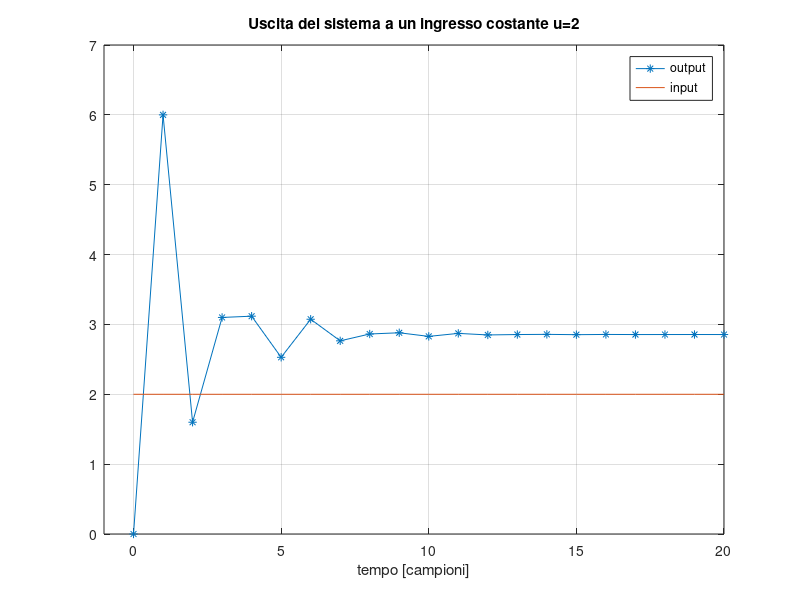
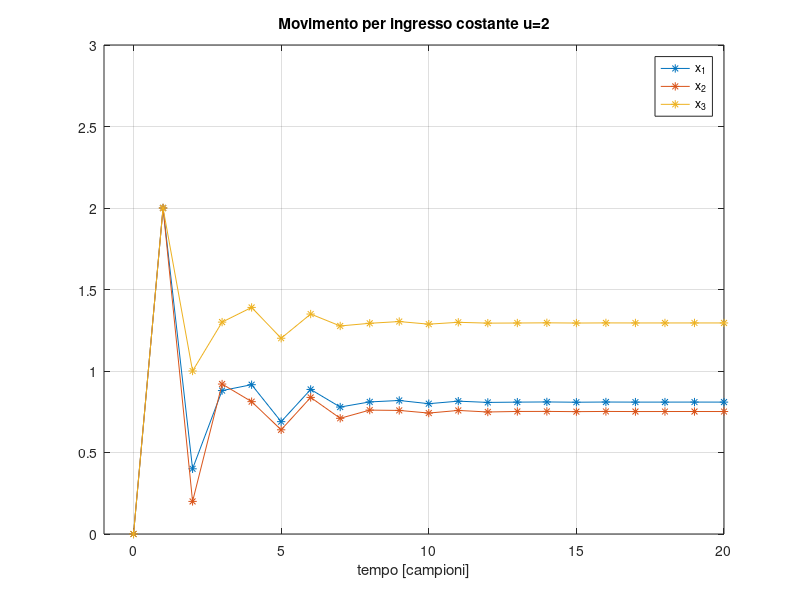
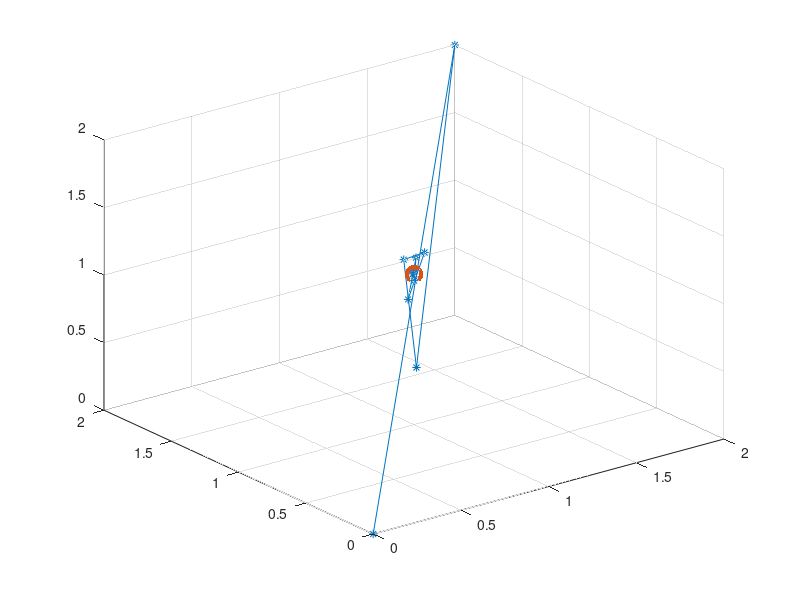

Write the MATLAB code that produced these figures, in order.
A = [ -0.8 1   -1;
      -0.5 0.6 -1;
      -1   1   -0.5 ];

autoval = eig( A );

modautoval = abs( autoval );

lD = max( modautoval );
TD = -1 / log( lD );
TR = 5 * TD;

% ---------------------------------------------- %

b = [ 1 ; 1 ; 1 ];
c = [ 1 1 1 ];
d = 0;
u = 2;

xeq = ( eye( size( A ) ) - A ) \ b * u;%xeq = inv( eye( size( A ) ) - A ) * b * u;

yeq = c * xeq + d * u;

% ---------------------------------------------- %

sistema = ss( A , b , c , d , 1 );

t = 0 : 20;
u= 2 * ones( size( t ) );

[ out , time , state ] = lsim( sistema , u , t );

figure
plot( time , out , '-*' )
hold all
plot( time , u )
xlim( [ -1 , 20 ] )
ylim( [ 0 , 7 ] )
grid on
title( 'Uscita del sistema a un ingresso costante u=2' )
xlabel( 'tempo [campioni]' )
legend( 'output','input' )

figure 
plot( time , state( : , 1 ) , '-*' )
hold all 
plot( time , state( : , 2 ) , '-*' ) 
plot( time , state( : , 3 ) , '-*' ) 
xlim( [ -1 , 20 ] )
ylim( [ 0 , 3 ] )
grid on 
title( 'Movimento per ingresso costante u=2' ) 
xlabel( 'tempo [campioni]' ) 
legend( 'x_1' , 'x_2' , 'x_3' )

figure
plot3( state( : , 1 ) , state( : , 2 ) , state( : , 3 ) , '-*' )
hold on
grid
plot3( xeq( 1 ) , xeq( 2 ) , xeq( 3 ) , '.' , 'MarkerSize' , 40 )